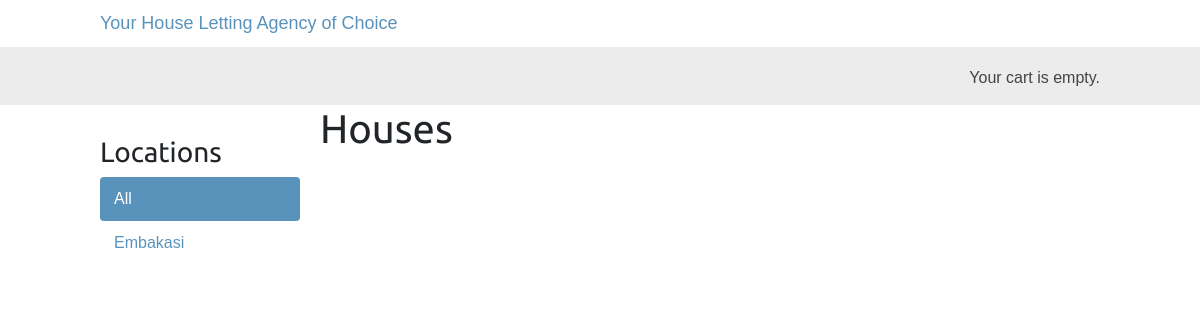
/, run on an earlier commit of the app's database.
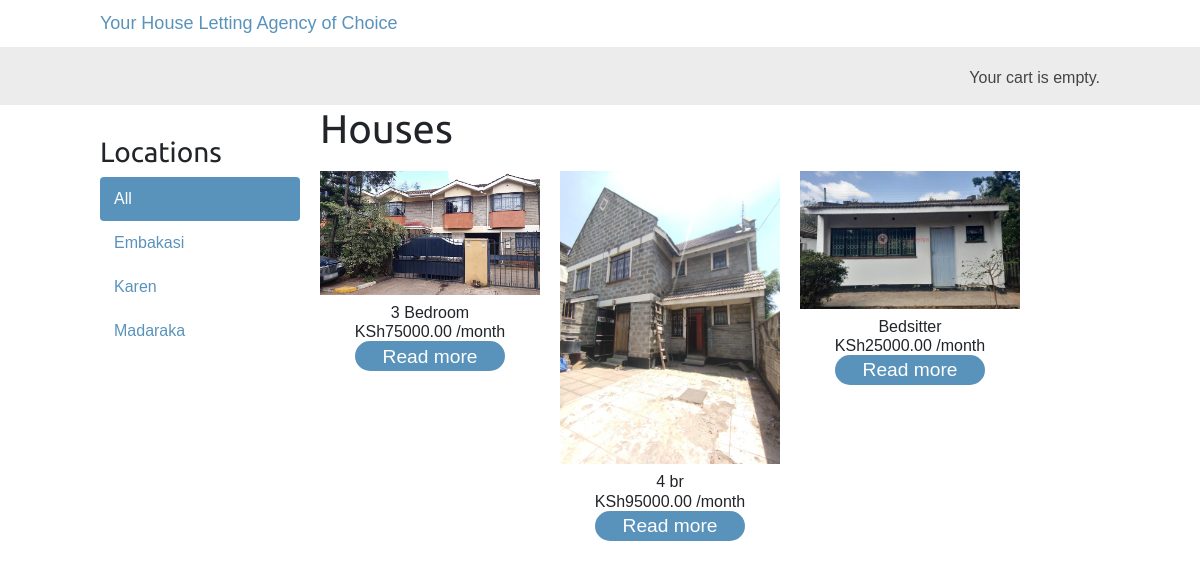
And on a later commit of the database.
### Agency/models.py (models this page shows, shortened)
class House_Location(models.Model):
    location_name = models.CharField(max_length=255)
    slug = models.SlugField(max_length=255,
                            unique=True)
    class Meta:
        ordering = ['location_name']
        indexes = [
           models.Index(fields=['location_name']),
       ]
        verbose_name = 'location'
        verbose_name_plural = 'locations'
    def get_absolute_url(self):
        return reverse('Agency:house_list_by_location',
                       args=[self.slug])

class House_Details(models.Model):
    location = models.ForeignKey(House_Location,
                                 related_name='details',
                                 on_delete=models.CASCADE)
    category_name = models.CharField(max_length=255)#, choices=CATEGORY_CHOICES)
    slug = models.SlugField(max_length=255)
    thumbnail = models.ImageField(upload_to='img')
    description = models.TextField()
    rent_amount = models.DecimalField(max_digits=10,
                                decimal_places=2)
    available = models.BooleanField(default=True)
    posted = models.DateTimeField(auto_now_add=True)
    updated = models.DateTimeField(auto_now=True)
    class Meta:
        ordering = ['category_name']
        indexes = [
            models.Index(fields=['id', 'slug']),
            models.Index(fields=['category_name']),
            models.Index(fields=['-posted'])
        ]
    def get_absolute_url(self):
        return reverse('Agency:house_detail',
                        args=[self.id, self.slug])

### Agency/views.py (the view)
# urls.py: path('', views.house_list, name='house_list'),
def house_list(request, location_slug=None):
    location = None
    locations = House_Location.objects.all()
    details = House_Details.objects.filter(available=True)
    if location_slug:
        location = get_object_or_404(House_Location,
                                     slug=location_slug)
        details = details.filter(location=location)
    return render(request,
                  'Agency/house-detail/list.html',
                  {'location': location,
                   'locations': locations,
                   'details': details})

### Agency/templates/Agency/house-detail/list.html (shortened to what this page needs)
{% extends "Agency/base.html" %}
{% load static %}
{% block content %}
    <div id="sidebar">
        <h3>Locations</h3>
        <ul>
            <li {% if not location %}class="selected"{% endif %}>
                <a href="{% url "Agency:house_list" %}">All</a>
            </li>
            {% for c in locations %}
                <li >
                    <a href="{{ c.get_absolute_url }}">{{ c.location_name }}</a>
                </li>
            {% endfor %}
        </ul>
    </div>
    <div id="main" class="product-list">
        <h1>{% if location %}{{ location.location_name }}{% else %}Houses
        {% endif %}</h1>
        {% for detail in details %}
            <div class="item">
                <a href="{{ detail.get_absolute_url }}">
                    <img src="{% if detail.thumbnail %}{{ detail.thumbnail.url }}{% else %}{%
static "img/no_image.png" %}{% endif %}">
                </a>
                {{ detail.category_name }}
                <br>
                KSh{{ detail.rent_amount }} /month
                <br>
                <button class="readmore"><a href="{{ detail.get_absolute_url }}">Read more</a></button>
            </div>
        {% endfor %}
    </div>
{% endblock %}

### Agency/templates/Agency/base.html (shortened to what this page needs)
{% load static %}
<!DOCTYPE html>
<html lang="en">
<head>
    <link href="https://cdn.jsdelivr.net/npm/bootstrap@5.0.2/dist/css/bootstrap.min.css" rel="stylesheet">
    <link href="{% static "css/base.css" %}" rel="stylesheet">
</head>
<body>
    <div id="header">
        <a href="/" class="'logo">Your House Letting Agency of Choice</a>
    </div>
    <div id="subheader">
        <div class="cart">
            Your cart is empty.
        </div>
    </div>
    <div id="content">
        {% block content %}
        {% endblock %}
    </div>
</body>
</html>

### Agency/static/css/base.css (style rules this page uses)
body { margin:0; padding:0; font-family:helvetica, sans-serif; }
h1, h2, h3, h4, h5 , h6 { font-family: 'Ubuntu', sans-serif; font-weight:normal; }
a { text-decoration:none; color:#5993bb; }
#header { padding:10px 100px; font-size:18px; overflow:auto; }
#subheader { background:#ececec; color:#444; padding:15px 100px; overflow:auto; }
#subheader .cart { float:right; padding-top:4px; }
#content { padding:0 100px; overflow:hidden; }
#sidebar { width:220px; padding:30px 20px 0 0; float:left; }
#sidebar ul { margin:0; padding:0; }
#sidebar ul li { margin:0; list-style:none; padding:10px 14px; }
#sidebar ul li a { display:block; }
#sidebar ul li.selected { background:#5993bb; border-radius:4px; }
#sidebar ul li.selected a { color:#fff; }
#main { float:left; width: 96%; margin-right:-220px; overflow:hidden; }
.product-list .item { width:25%; padding:10px 20px 10px 0; float:left; text-align:center; line-height:1.2; }
.product-list .item img { width:100%; margin-bottom:8px; }
.readmore { width: 150px; height: 30px; background-color: #5993bb; border: none; border-radius: 15px; }
.readmore > a { color: #ffffff; font-size: 1.2em; }

What changed in the data, as far as the page shows it:
added House_Location: location_name "Karen"
added House_Location: location_name "Madaraka"
now on this page (row edited): House_Details: thumbnail (picture), category_name "3 Bedroom", rent_amount "75000.00"
added House_Details: thumbnail (picture), category_name "4 br", rent_amount "95000.00"
added House_Details: thumbnail (picture), category_name "Bedsitter", rent_amount "25000.00"
